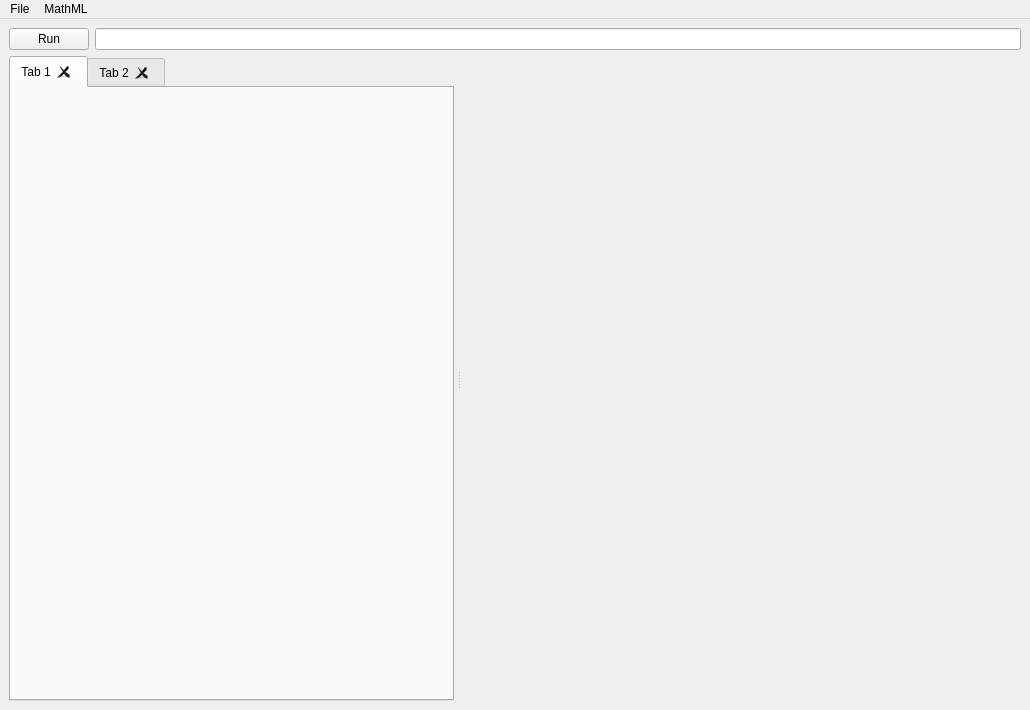
<?xml version="1.0" encoding="UTF-8"?>
<ui version="4.0">
 <class>MathLibraryDev</class>
 <widget class="QMainWindow" name="MathLibraryDev">
  <property name="geometry">
   <rect>
    <x>0</x>
    <y>0</y>
    <width>1030</width>
    <height>710</height>
   </rect>
  </property>
  <property name="windowTitle">
   <string>Math Library Development Environment</string>
  </property>
  <property name="windowIcon">
   <iconset resource="resource.qrc">
    <normaloff>:/all/icons/CAR_About.png</normaloff>:/all/icons/CAR_About.png</iconset>
  </property>
  <widget class="QWidget" name="centralwidget">
   <layout class="QVBoxLayout" name="verticalLayout" stretch="0,1">
    <item>
     <layout class="QHBoxLayout" name="horizontalLayout">
      <item>
       <widget class="QPushButton" name="runButton">
        <property name="text">
         <string>Run</string>
        </property>
       </widget>
      </item>
      <item>
       <widget class="QLineEdit" name="proseOutput"/>
      </item>
     </layout>
    </item>
    <item>
     <widget class="QSplitter" name="splitter">
      <property name="orientation">
       <enum>Qt::Horizontal</enum>
      </property>
      <property name="handleWidth">
       <number>10</number>
      </property>
      <widget class="QTabWidget" name="libraryTabs">
       <property name="currentIndex">
        <number>0</number>
       </property>
       <property name="tabsClosable">
        <bool>true</bool>
       </property>
       <property name="movable">
        <bool>true</bool>
       </property>
       <widget class="QWidget" name="tab">
        <attribute name="title">
         <string>Tab 1</string>
        </attribute>
       </widget>
       <widget class="QWidget" name="tab_2">
        <attribute name="title">
         <string>Tab 2</string>
        </attribute>
       </widget>
      </widget>
      <widget class="MathMLEditor" name="mathmlEditor" native="true">
       <property name="minimumSize">
        <size>
         <width>200</width>
         <height>200</height>
        </size>
       </property>
      </widget>
     </widget>
    </item>
   </layout>
  </widget>
  <widget class="QMenuBar" name="menubar">
   <property name="geometry">
    <rect>
     <x>0</x>
     <y>0</y>
     <width>1030</width>
     <height>21</height>
    </rect>
   </property>
   <widget class="QMenu" name="menuFile">
    <property name="title">
     <string>File</string>
    </property>
    <addaction name="actionNew_Library"/>
    <addaction name="actionOpen_Library"/>
    <addaction name="actionCreate_Copy_From_Default"/>
    <addaction name="separator"/>
    <addaction name="actionNew_Pattern"/>
    <addaction name="actionOpen_Pattern"/>
    <addaction name="separator"/>
    <addaction name="actionSave"/>
    <addaction name="actionSave_As"/>
    <addaction name="separator"/>
    <addaction name="actionQuit"/>
   </widget>
   <widget class="QMenu" name="menuMathML">
    <property name="title">
     <string>MathML</string>
    </property>
    <addaction name="actionFrom_Clipboard"/>
   </widget>
   <addaction name="menuFile"/>
   <addaction name="menuMathML"/>
  </widget>
  <action name="actionNew_Library">
   <property name="text">
    <string>New Library</string>
   </property>
   <property name="shortcut">
    <string>Ctrl+Shift+N</string>
   </property>
  </action>
  <action name="actionOpen_Library">
   <property name="text">
    <string>Open Library</string>
   </property>
   <property name="shortcut">
    <string>Ctrl+Shift+O</string>
   </property>
  </action>
  <action name="actionNew_Pattern">
   <property name="text">
    <string>New Pattern</string>
   </property>
   <property name="shortcut">
    <string>Ctrl+N</string>
   </property>
  </action>
  <action name="actionOpen_Pattern">
   <property name="text">
    <string>Open Pattern</string>
   </property>
   <property name="shortcut">
    <string>Ctrl+O</string>
   </property>
  </action>
  <action name="actionSave">
   <property name="text">
    <string>Save</string>
   </property>
   <property name="shortcut">
    <string>Ctrl+S</string>
   </property>
  </action>
  <action name="actionSave_As">
   <property name="text">
    <string>Save As...</string>
   </property>
   <property name="shortcut">
    <string>Ctrl+Shift+S</string>
   </property>
  </action>
  <action name="actionQuit">
   <property name="text">
    <string>Quit</string>
   </property>
  </action>
  <action name="actionFrom_Clipboard">
   <property name="text">
    <string>From Clipboard</string>
   </property>
   <property name="shortcut">
    <string>Ctrl+Shift+V</string>
   </property>
  </action>
  <action name="actionCreate_Copy_From_Default">
   <property name="text">
    <string>Create Copy From Default</string>
   </property>
  </action>
 </widget>
 <customwidgets>
  <customwidget>
   <class>MathMLEditor</class>
   <extends>QWidget</extends>
   <header>gui.mathml_editor</header>
   <container>1</container>
  </customwidget>
 </customwidgets>
 <resources>
  <include location="resource.qrc"/>
 </resources>
 <connections/>
</ui>
